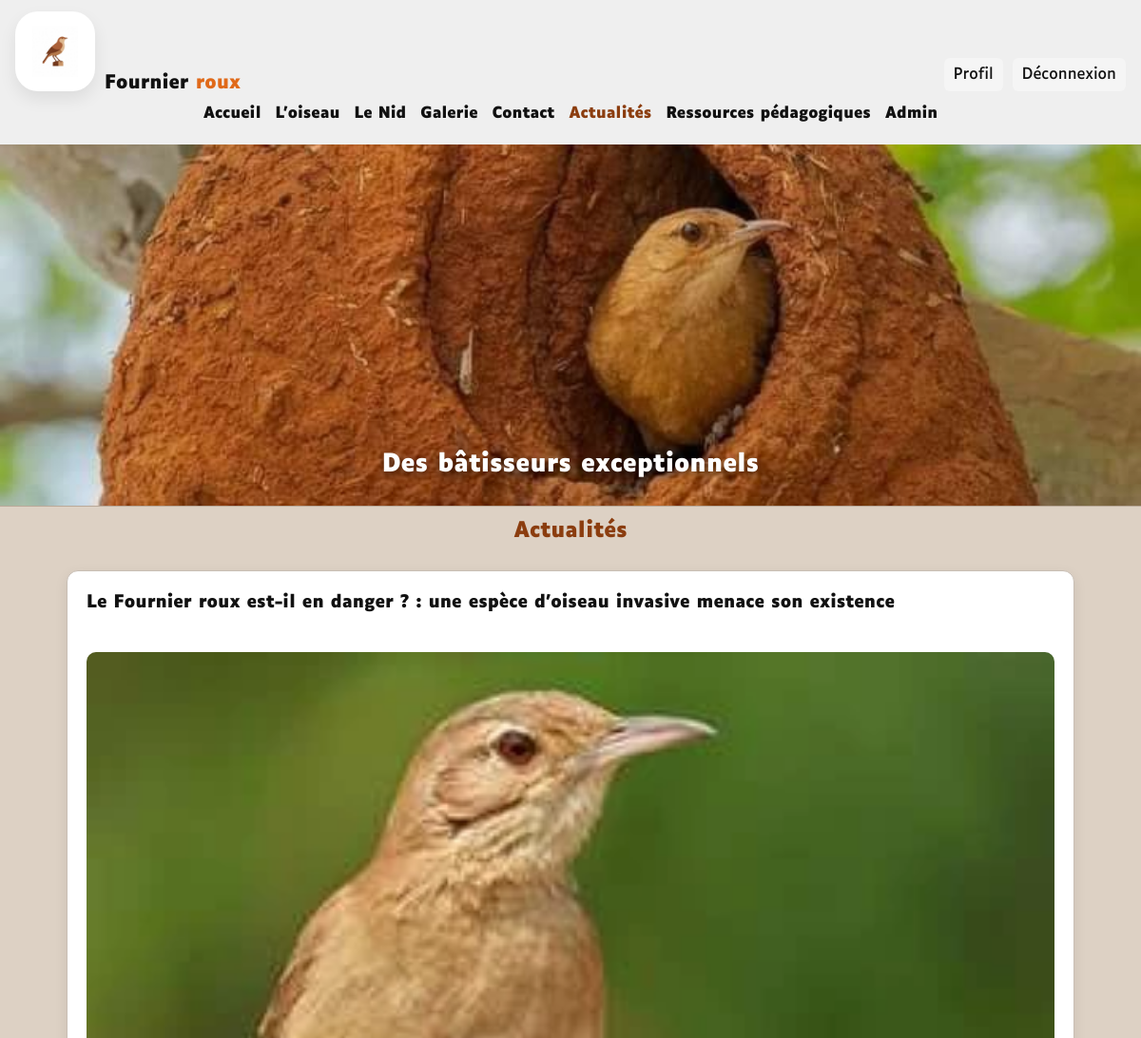
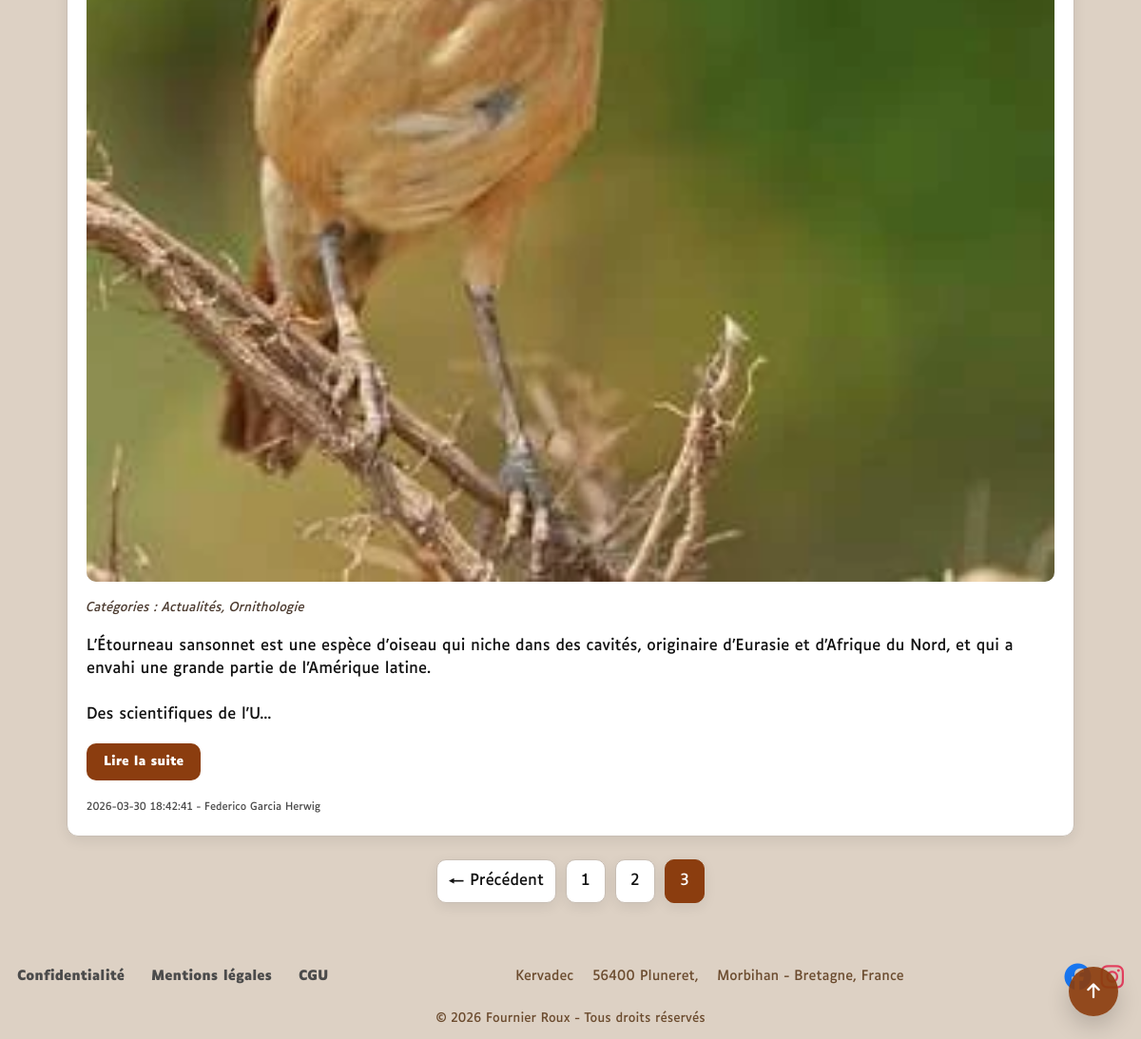
The app's page /index.php?page=articles&p=3 (signed in) with its own data (2 pictures, top to bottom).
### tables this page shows
CREATE TABLE `articles` (
  `id_article` int(11) NOT NULL AUTO_INCREMENT,
  `titre` varchar(255) NOT NULL,
  `contenu` text NOT NULL,
  `date_publication` datetime NOT NULL DEFAULT current_timestamp(),
  `id_utilisateur` int(11) NOT NULL,
  PRIMARY KEY (`id_article`),
  KEY `id_utilisateur` (`id_utilisateur`)
);

CREATE TABLE `media` (
  `id_media` int(11) NOT NULL AUTO_INCREMENT,
  `nom_fichier` varchar(255) NOT NULL,
  `date_upload` datetime DEFAULT current_timestamp(),
  `type_media` varchar(50) DEFAULT 'image',
  PRIMARY KEY (`id_media`)
);

CREATE TABLE `utilisateurs` (
  `id_utilisateur` int(11) NOT NULL,
  `nom` varchar(100) NOT NULL,
  `email` varchar(255) NOT NULL,
  `mot_de_passe` varchar(255) NOT NULL,
  `role` enum('admin','utilisateur') NOT NULL,
  `prenom` varchar(100) NOT NULL
);

### app/controllers/article-controller.php (called while the page is built, shortened)
<?php
require_once BASE_PATH . '/app/models/article.php';
$searchTerm = trim($_GET['search'] ?? '');
$searchDate = trim($_GET['date'] ?? '');
$articlesPerPage = 2;
$currentPage = (int) ($_GET['p'] ?? 1);
$articleOffset = ($currentPage - 1) * $articlesPerPage;
if ($searchTerm !== '' || $searchDate !== '') {
    $totalArticles = countSearchArticles($pdo, $searchTerm, $searchDate);
    $articles = searchArticles(
        $pdo,
        $searchTerm,
        $searchDate,
        $articlesPerPage,
        $articleOffset
    );
} else {
    $totalArticles = countArticles($pdo);
    $articles = getPaginatedArticles(
        $pdo,
        $articlesPerPage,
        $articleOffset
    );
}
$totalPages = ($totalArticles > 0)
    ? (int) ceil($totalArticles / $articlesPerPage)
    : 1;
require_once BASE_PATH . '/app/views/layouts/header.php';
require_once BASE_PATH . '/app/views/user/news.php';
require_once BASE_PATH . '/app/views/layouts/footer.php';

### index.php (called while the page is built, shortened)
<?php
require_once BASE_PATH . '/routes/router.php';

### app/models/article.php (called while the page is built, shortened)
<?php
function getBaseArticleQuery()
{
    return "FROM articles
            JOIN utilisateurs ON articles.id_utilisateur = utilisateurs.id_utilisateur
            LEFT JOIN appartient ON articles.id_article = appartient.id_article
            LEFT JOIN categorie ON appartient.id_categorie = categorie.id_categorie";
}
function getBaseArticleSelect()
{
    return "SELECT
                articles.id_article,
                articles.titre,
                articles.contenu,
                articles.date_publication,
                articles.id_utilisateur,
                utilisateurs.nom,
                utilisateurs.prenom,
                GROUP_CONCAT(categorie.nom SEPARATOR ', ') AS categories";
}
function getPaginatedArticles($pdo, $limit, $offset)
{
    try {
        $sql = getBaseArticleSelect() . " " .
               getBaseArticleQuery() . "
               GROUP BY articles.id_article
               ORDER BY articles.date_publication DESC
               LIMIT :limit OFFSET :offset";
        $stmt = $pdo->prepare($sql);
        $stmt->bindValue(':limit', (int) $limit, PDO::PARAM_INT);
        $stmt->bindValue(':offset', (int) $offset, PDO::PARAM_INT);
        $stmt->execute();
        return $stmt->fetchAll(PDO::FETCH_ASSOC);
    } catch (PDOException $e) {
        error_log('Erreur getPaginatedArticles : ' . $e->getMessage());
        return [];
    }
}
function countArticles($pdo)
{
    try {
        $sql = "SELECT COUNT(*) FROM articles";
        $stmt = $pdo->query($sql);
        return (int) $stmt->fetchColumn();
    } catch (PDOException $e) {
        error_log('Erreur countArticles : ' . $e->getMessage());
        return 0;
    }
}

### app/models/media.php (called while the page is built, shortened)
<?php
function getMediaByArticle($pdo, $articleId)
{
    $sql = "SELECT media.*, contient.ordre, contient.image_principale
            FROM media
            INNER JOIN contient ON media.id_media = contient.id_media
            WHERE contient.id_article = ?
            ORDER BY contient.image_principale DESC, contient.ordre ASC";
    $stmt = $pdo->prepare($sql);
    $stmt->execute([$articleId]);
    $medias = $stmt->fetchAll(PDO::FETCH_ASSOC);
    return is_array($medias) ? $medias : [];
}

### app/views/user/news.php (the view, shortened to what this page needs)
<?php require_once BASE_PATH . '/app/models/media.php'; ?>
<?php
function getMainImage(array $medias): ?array
{
    foreach ($medias as $media) {
        if (!empty($media['image_principale'])) {
            return $media;
        }
    }
    return $medias[0] ?? null;
}
?>
<main class="page-actualites">
    <h1 class="page-actualites__title">Actualités</h1>
    <?php if (empty($articles)): ?>
        <p class="page-actualites__empty">Aucun article publié.</p>
    <?php else: ?>
        <div class="page-actualites__list">
            <?php foreach ($articles as $article): ?>
                <?php
                $medias = getMediaByArticle($pdo, $article['id_article']);
                $mainImage = getMainImage($medias);
                ?>
                <section class="page-actualites__item">
                    <h2 class="page-actualites__item-title">
                        <a
                            class="page-actualites__item-link"
                            href="index.php?page=article&id=<?php echo htmlspecialchars($article['id_article']); ?>">
                            <?php echo htmlspecialchars($article['titre']); ?>
                        </a>
                    </h2>
                    <?php if ($mainImage): ?>
                        <div class="page-actualites__image-wrapper">
                            <img
                                class="page-actualites__image"
                                src="public/uploads/<?php echo htmlspecialchars($mainImage['nom_fichier']); ?>"
                                alt="Illustration de l’article <?php echo htmlspecialchars($article['titre']); ?>">
                        </div>
                    <?php endif; ?>
                    <p class="page-actualites__categories">
                        <em>
                            Catégories :
                            <?php echo htmlspecialchars($article['categories'] ?? 'Aucune'); ?>
                        </em>
                    </p>
                    <div class="page-actualites__excerpt">
                        <?php
                        $excerpt = mb_substr($article['contenu'], 0, 200);
                        echo nl2br(htmlspecialchars($excerpt));
                        if (mb_strlen($article['contenu']) > 200) {
                            echo '...';
                        }
                        ?>
                    </div>
                    <p class="page-actualites__more">
                        <a
                            class="page-actualites__more-link"
                            href="index.php?page=article&id=<?php echo htmlspecialchars($article['id_article']); ?>">
                            Lire la suite
                        </a>
                    </p>
                    <p class="page-actualites__meta">
                        <small>
                            <?php echo htmlspecialchars($article['date_publication']); ?> -
                            <?php echo htmlspecialchars($article['prenom'] . ' ' . $article['nom']); ?>
                        </small>
                    </p>
                </section>
            <?php endforeach; ?>
        </div>
        <div class="page-actualites__pagination">
            <?php if ($currentPage > 1): ?>
                <a
                    class="page-actualites__pagination-link"
                    href="index.php?page=articles&p=<?php echo $currentPage - 1; ?>">
                    ← Précédent
                </a>
            <?php endif; ?>
            <?php for ($i = 1; $i <= $totalPages; $i++): ?>
                <a
                    class="page-actualites__pagination-link <?php echo $i === $currentPage ? 'page-actualites__pagination-link--active' : ''; ?>"
                    href="index.php?page=articles&p=<?php echo $i; ?>">
                    <?php echo htmlspecialchars((string) $i); ?>
                </a>
            <?php endfor; ?>
        </div>
    <?php endif; ?>
</main>

### records on screen
articles: titre "Le Fournier roux est-il en danger ? : une espèce d’oiseau invasive menace son existence", media.nom_fichier (picture), categories "Actualités, Ornithologie", contenu "L’Étourneau sansonnet est une espèce d’oiseau qui niche dans des cavités, originaire d’Eurasie et d’Afrique du Nord, et qui a envahi une grande partie de l’Amérique latine. Des scientifiques de l’U", date_publication "2026-03-30 18:42:41", id_utilisateur.nom "Federico Garcia Herwig"
